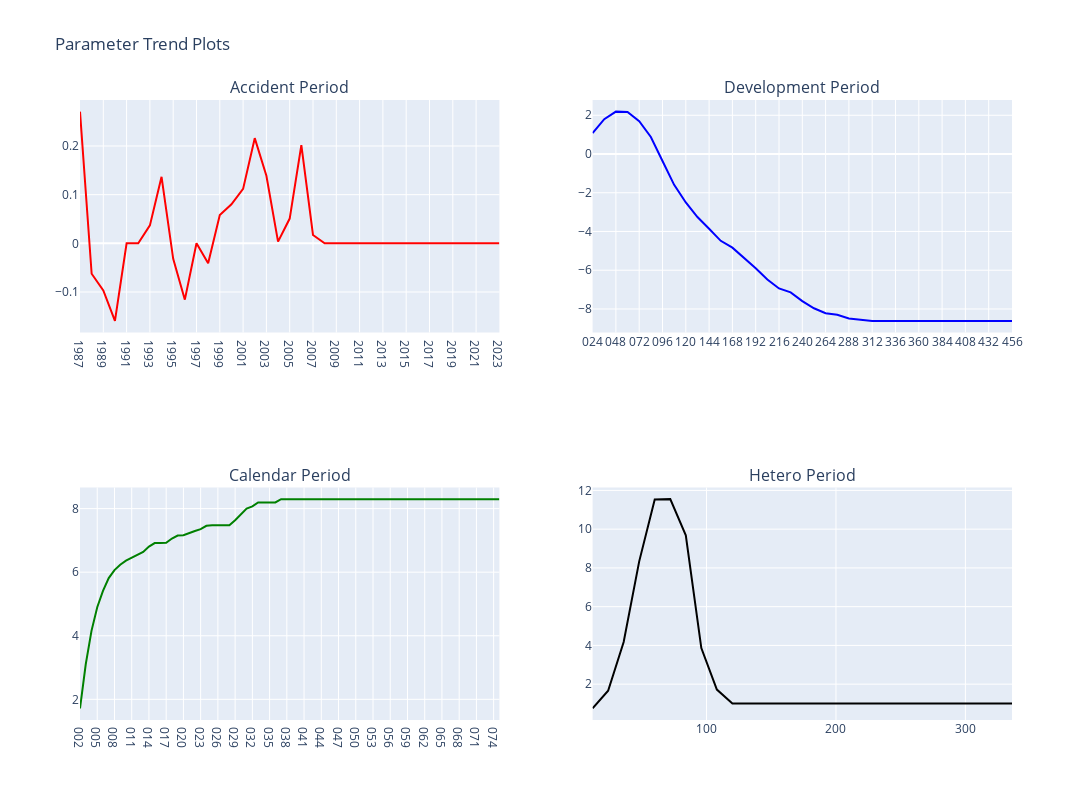

Notebook cell for this chart:
### Code cell
rky.icrfs.TrendPlot()

### Figure 1 — Plotly figure (JSON) as saved in the notebook; plotly's stock layout.template omitted (floating-point values rounded to 4 significant figures; data arrays with more than 128 entries replaced by an {"elided": "..."} marker saying what was removed)
{"data": [{"hovertemplate": "Accident Period=%{x}<br>Estimate=%{y}<extra></extra>", "legendgroup": "", "line": {"color": "red", "dash": "solid"}, "marker": {"symbol": "circle"}, "mode": "lines", "name": "", "orientation": "v", "showlegend": false, "type": "scatter", "x": ["1987", "1988", "1989", "1990", "1991", "1992", "1993", "1994", "1995", "1996", "1997", "1998", "1999", "2000", "2001", "2002", "2003", "2004", "2005", "2006", "2007", "2008", "2009", "2010", "2011", "2012", "2013", "2014", "2015", "2016", "2017", "2018", "2019", "2020", "2021", "2022", "2023"], "xaxis": "x", "y": [0.2707, -0.06255, -0.09675, -0.1594, 0, 0, 0.03687, 0.1368, -0.03191, -0.1158, 0, -0.041, 0.05794, 0.08023, 0.1119, 0.2162, 0.139, 0.003449, 0.05088, 0.2019, 0.01716, 0, 0, 0, 0, 0, 0, 0, 0, 0, 0, 0, 0, 0, 0, 0, 0], "yaxis": "y"}, {"hovertemplate": "Development Period=%{x}<br>Estimate=%{y}<extra></extra>", "legendgroup": "", "line": {"color": "blue", "dash": "solid"}, "marker": {"symbol": "circle"}, "mode": "lines", "name": "", "orientation": "v", "showlegend": false, "type": "scatter", "x": ["024", "036", "048", "060", "072", "084", "096", "108", "120", "132", "144", "156", "168", "180", "192", "204", "216", "228", "240", "252", "264", "276", "288", "300", "312", "324", "336", "348", "360", "372", "384", "396", "408", "420", "432", "444", "456"], "xaxis": "x2", "y": [1.082, 1.798, 2.188, 2.17, 1.694, 0.8807, -0.3633, -1.591, -2.502, -3.256, -3.858, -4.482, -4.834, -5.35, -5.901, -6.48, -6.94, -7.146, -7.592, -7.964, -8.221, -8.299, -8.489, -8.552, -8.615, -8.615, -8.615, -8.615, -8.615, -8.615, -8.615, -8.615, -8.615, -8.615, -8.615, -8.615, -8.615], "yaxis": "y2"}, {"hovertemplate": "Calendar Period=%{x}<br>Estimate=%{y}<extra></extra>", "legendgroup": "", "line": {"color": "green", "dash": "solid"}, "marker": {"symbol": "circle"}, "mode": "lines", "name": "", "orientation": "v", "showlegend": false, "type": "scatter", "x": ["002", "003", "004", "005", "006", "007", "008", "009", "010", "011", "012", "013", "014", "015", "016", "017", "018", "019", "020", "021", "022", "023", "024", "025", "026", "027", "028", "029", "030", "031", "032", "033", "034", "035", "036", "037", "038", "039", "040", "041", "042", "043", "044", "045", "046", "047", "048", "049", "050", "051", "052", "053", "054", "055", "056", "057", "058", "059", "060", "061", "062", "063", "064", "065", "066", "067", "068", "069", "070", "071", "072", "073", "074", "075"], "xaxis": "x3", "y": [1.715, 3.104, 4.154, 4.897, 5.41, 5.815, 6.065, 6.233, 6.364, 6.446, 6.547, 6.635, 6.805, 6.916, 6.916, 6.924, 7.06, 7.15, 7.161, 7.235, 7.295, 7.352, 7.458, 7.474, 7.474, 7.474, 7.474, 7.631, 7.824, 8.001, 8.071, 8.194, 8.194, 8.194, 8.194, 8.298, 8.298, 8.298, 8.298, 8.298, 8.298, 8.298, 8.298, 8.298, 8.298, 8.298, 8.298, 8.298, 8.298, 8.298, 8.298, 8.298, 8.298, 8.298, 8.298, 8.298, 8.298, 8.298, 8.298, 8.298, 8.298, 8.298, 8.298, 8.298, 8.298, 8.298, 8.298, 8.298, 8.298, 8.298, 8.298, 8.298, 8.298, 8.298], "yaxis": "y3"}, {"hovertemplate": "Development Period=%{x}<br>Hetero Adjustment=%{y}<extra></extra>", "legendgroup": "", "line": {"color": "black", "dash": "solid"}, "marker": {"symbol": "circle"}, "mode": "lines", "name": "", "orientation": "v", "showlegend": false, "type": "scatter", "x": {"elided": "517 int values"}, "xaxis": "x4", "y": {"elided": "517 float values"}, "yaxis": "y4"}], "layout": {"annotations": [{"font": {"size": 16}, "showarrow": false, "text": "Accident Period", "x": 0.225, "xanchor": "center", "xref": "paper", "y": 1, "yanchor": "bottom", "yref": "paper"}, {"font": {"size": 16}, "showarrow": false, "text": "Development Period", "x": 0.775, "xanchor": "center", "xref": "paper", "y": 1, "yanchor": "bottom", "yref": "paper"}, {"font": {"size": 16}, "showarrow": false, "text": "Calendar Period", "x": 0.225, "xanchor": "center", "xref": "paper", "y": 0.375, "yanchor": "bottom", "yref": "paper"}, {"font": {"size": 16}, "showarrow": false, "text": "Hetero Period", "x": 0.775, "xanchor": "center", "xref": "paper", "y": 0.375, "yanchor": "bottom", "yref": "paper"}], "height": 800, "title": {"text": "Parameter Trend Plots"}, "width": 1200, "xaxis": {"anchor": "y", "domain": [0, 0.45]}, "xaxis2": {"anchor": "y2", "domain": [0.55, 1]}, "xaxis3": {"anchor": "y3", "domain": [0, 0.45]}, "xaxis4": {"anchor": "y4", "domain": [0.55, 1]}, "yaxis": {"anchor": "x", "domain": [0.625, 1]}, "yaxis2": {"anchor": "x2", "domain": [0.625, 1]}, "yaxis3": {"anchor": "x3", "domain": [0, 0.375]}, "yaxis4": {"anchor": "x4", "domain": [0, 0.375]}}}
